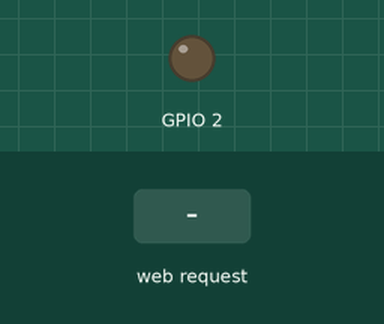
The sketch below on a simulated ESP32. Parts: output pins drawn as LEDs (lit = HIGH). The test bench sets the inputs (shaded band). What the sketch prints to the serial monitor is not drawn.

Above: at 1.2 s.
1.3 s: HTTP request GET /?LED=ON received
At 2.5 s:
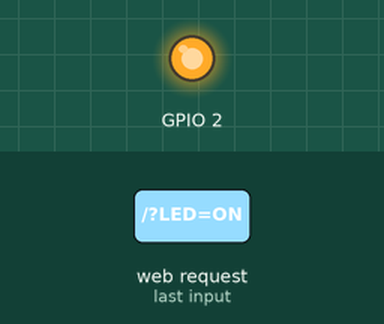
2.8 s: HTTP request GET /?LED=OFF received
At 3.7 s:
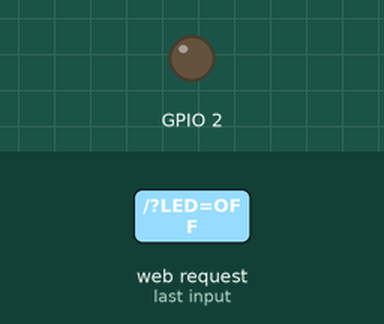
Timing chart, 0 to 5.8 s (numbered marks = the images above; inputs shaded):
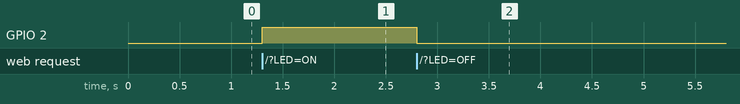

The sketch:

Wifi.ino
```cpp
#include <WiFi.h>

const char* ssid = "Shruti-ESP";  //Enter name to be displayed
const char* Password = "Shruti123";

WiFiServer server(80);
String html ="<!DOCTYPE html>\
<html>\
<body>\
<form>\
<button name=\"LED\" button value=\"ON\" type=\"submit\">LED ON</button> \
<button name=\"LED\" button value=\"OFF\" type=\"submit\">LED OFF</button> \
</form> \
</body \
</html>";

void setup() {
  Serial.begin(115200);
  pinMode(2, OUTPUT);
  digitalWrite(2, LOW);
  WiFi.softAP(ssid, Password);
  IPAddress IP = WiFi.softAPIP();
  Serial.print("AP IP Address: ");
  Serial.print(IP);
  server.begin();
}

void loop() {
  WiFiClient client = server.available();
  if(client)
  {
    String request = client.readStringUntil('\r');
    if (request.indexOf("LED=ON")>=0)digitalWrite(2, HIGH);
    if (request.indexOf("LED=OFF")>=0)digitalWrite(2, LOW);
    client.print(html);
    request="";
  }
}
```

Measured:
- after the input at 1.3 s, GPIO 2: LOW → HIGH at once
- after the input at 2.8 s, GPIO 2: HIGH → LOW at once
